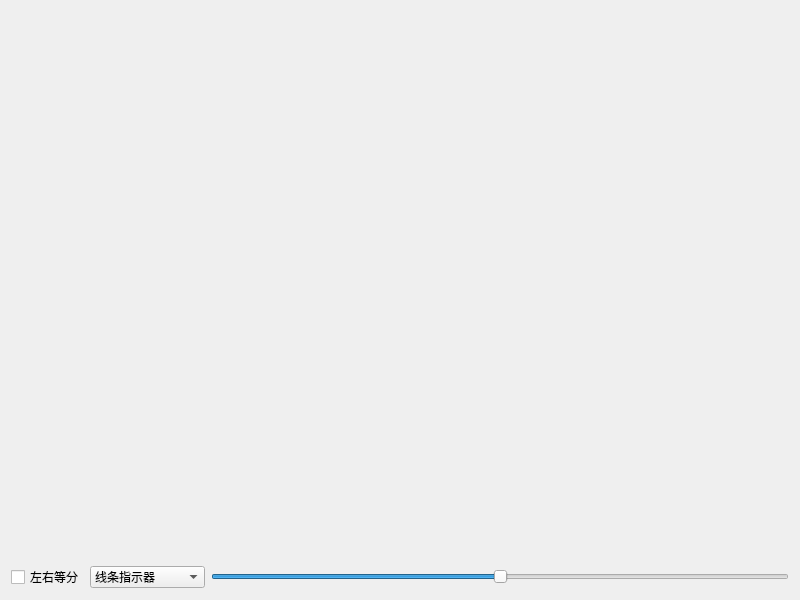
<?xml version="1.0" encoding="UTF-8"?>
<ui version="4.0">
 <class>frmGaugeMini</class>
 <widget class="QWidget" name="frmGaugeMini">
  <property name="geometry">
   <rect>
    <x>0</x>
    <y>0</y>
    <width>800</width>
    <height>600</height>
   </rect>
  </property>
  <property name="windowTitle">
   <string>Form</string>
  </property>
  <layout class="QGridLayout" name="gridLayout_2">
   <item row="1" column="2">
    <widget class="QSlider" name="horizontalSlider">
     <property name="minimum">
      <number>-100</number>
     </property>
     <property name="maximum">
      <number>100</number>
     </property>
     <property name="singleStep">
      <number>1</number>
     </property>
     <property name="orientation">
      <enum>Qt::Horizontal</enum>
     </property>
    </widget>
   </item>
   <item row="1" column="0">
    <widget class="QCheckBox" name="ckDouble">
     <property name="text">
      <string>左右等分</string>
     </property>
    </widget>
   </item>
   <item row="0" column="0" colspan="3">
    <widget class="QWidget" name="widget" native="true">
     <layout class="QGridLayout" name="gridLayout">
      <property name="leftMargin">
       <number>9</number>
      </property>
      <property name="topMargin">
       <number>9</number>
      </property>
      <property name="rightMargin">
       <number>9</number>
      </property>
      <property name="bottomMargin">
       <number>9</number>
      </property>
      <property name="spacing">
       <number>0</number>
      </property>
      <item row="1" column="0">
       <widget class="QLabel" name="labValue1">
        <property name="text">
         <string/>
        </property>
        <property name="alignment">
         <set>Qt::AlignCenter</set>
        </property>
       </widget>
      </item>
      <item row="1" column="2">
       <widget class="QLabel" name="labValue3">
        <property name="text">
         <string/>
        </property>
        <property name="alignment">
         <set>Qt::AlignCenter</set>
        </property>
       </widget>
      </item>
      <item row="4" column="0">
       <widget class="QLabel" name="labValue4">
        <property name="text">
         <string/>
        </property>
        <property name="alignment">
         <set>Qt::AlignCenter</set>
        </property>
       </widget>
      </item>
      <item row="4" column="2">
       <widget class="QLabel" name="labValue6">
        <property name="text">
         <string/>
        </property>
        <property name="alignment">
         <set>Qt::AlignCenter</set>
        </property>
       </widget>
      </item>
      <item row="1" column="1">
       <widget class="QLabel" name="labValue2">
        <property name="text">
         <string/>
        </property>
        <property name="alignment">
         <set>Qt::AlignCenter</set>
        </property>
       </widget>
      </item>
      <item row="4" column="1">
       <widget class="QLabel" name="labValue5">
        <property name="text">
         <string/>
        </property>
        <property name="alignment">
         <set>Qt::AlignCenter</set>
        </property>
       </widget>
      </item>
      <item row="0" column="2">
       <widget class="GaugeMini" name="gaugeMini3" native="true">
        <property name="sizePolicy">
         <sizepolicy hsizetype="Preferred" vsizetype="Expanding">
          <horstretch>0</horstretch>
          <verstretch>0</verstretch>
         </sizepolicy>
        </property>
       </widget>
      </item>
      <item row="3" column="2">
       <widget class="GaugeMini" name="gaugeMini6" native="true">
        <property name="sizePolicy">
         <sizepolicy hsizetype="Preferred" vsizetype="Expanding">
          <horstretch>0</horstretch>
          <verstretch>0</verstretch>
         </sizepolicy>
        </property>
       </widget>
      </item>
      <item row="0" column="0">
       <widget class="GaugeMini" name="gaugeMini1" native="true">
        <property name="sizePolicy">
         <sizepolicy hsizetype="Preferred" vsizetype="Expanding">
          <horstretch>0</horstretch>
          <verstretch>0</verstretch>
         </sizepolicy>
        </property>
       </widget>
      </item>
      <item row="3" column="1">
       <widget class="GaugeMini" name="gaugeMini5" native="true">
        <property name="sizePolicy">
         <sizepolicy hsizetype="Preferred" vsizetype="Expanding">
          <horstretch>0</horstretch>
          <verstretch>0</verstretch>
         </sizepolicy>
        </property>
       </widget>
      </item>
      <item row="3" column="0">
       <widget class="GaugeMini" name="gaugeMini4" native="true">
        <property name="sizePolicy">
         <sizepolicy hsizetype="Preferred" vsizetype="Expanding">
          <horstretch>0</horstretch>
          <verstretch>0</verstretch>
         </sizepolicy>
        </property>
       </widget>
      </item>
      <item row="0" column="1">
       <widget class="GaugeMini" name="gaugeMini2" native="true">
        <property name="sizePolicy">
         <sizepolicy hsizetype="Preferred" vsizetype="Expanding">
          <horstretch>0</horstretch>
          <verstretch>0</verstretch>
         </sizepolicy>
        </property>
       </widget>
      </item>
      <item row="2" column="0">
       <widget class="QLabel" name="label">
        <property name="text">
         <string/>
        </property>
       </widget>
      </item>
     </layout>
    </widget>
   </item>
   <item row="1" column="1">
    <widget class="QComboBox" name="cboxPointerStyle">
     <property name="minimumSize">
      <size>
       <width>100</width>
       <height>0</height>
      </size>
     </property>
     <item>
      <property name="text">
       <string>线条指示器</string>
      </property>
     </item>
     <item>
      <property name="text">
       <string>指针指示器</string>
      </property>
     </item>
     <item>
      <property name="text">
       <string>圆角指针指示器</string>
      </property>
     </item>
     <item>
      <property name="text">
       <string>三角指示器</string>
      </property>
     </item>
    </widget>
   </item>
  </layout>
 </widget>
 <customwidgets>
  <customwidget>
   <class>GaugeMini</class>
   <extends>QWidget</extends>
   <header>gaugemini.h</header>
   <container>1</container>
  </customwidget>
 </customwidgets>
 <resources/>
 <connections/>
</ui>
